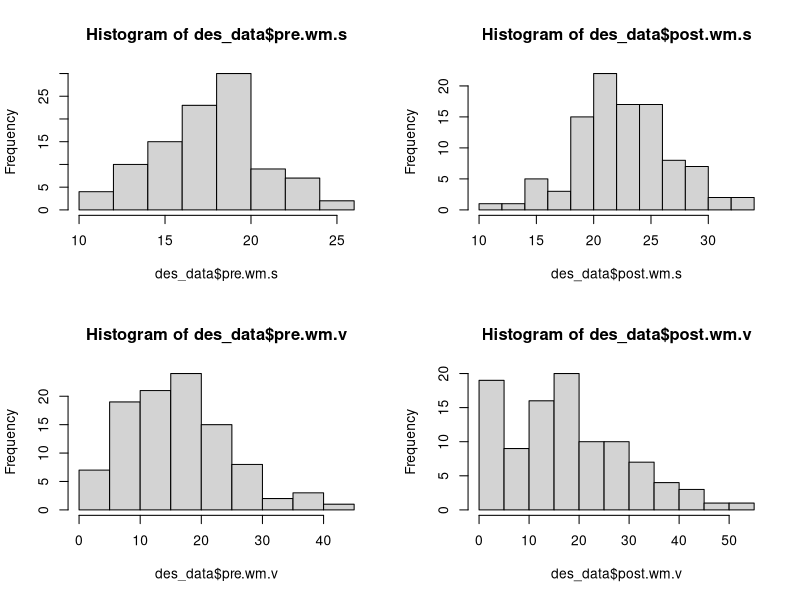
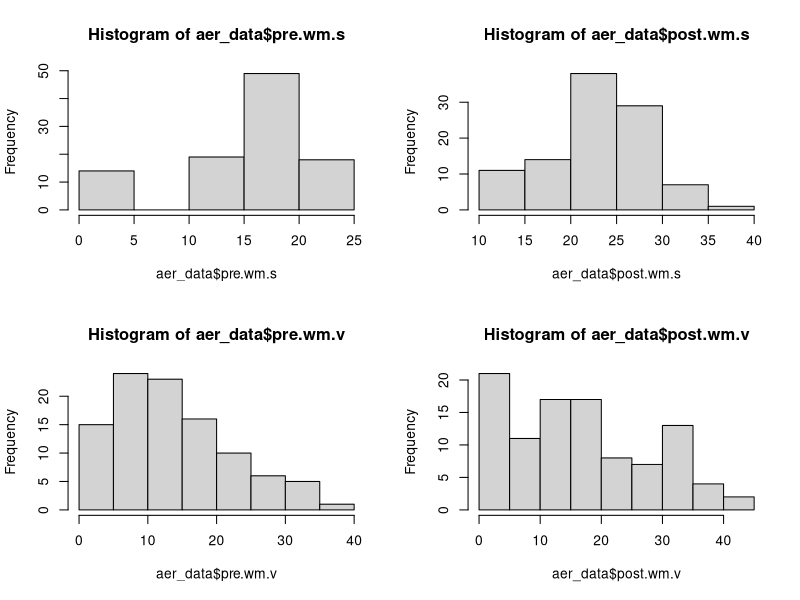

Generate these figures, in order, with R:
library(psych)
setwd("~/projects/statistics-one/homework1")

des_data <- read.table("des.txt", header=T)
aer_data <- read.table("aer.txt", header=T)
class(des_data)
names(aer_data)
layout (matrix(c(1,2,3,4),2,2,byrow=TRUE))
hist (des_data$pre.wm.s)
hist (des_data$post.wm.s)
hist (des_data$pre.wm.v)
hist (des_data$post.wm.v)
describe(des_data)

class (aer_data)
names (aer_data)
layout (matrix(c(1,2,3,4),2,2,byrow=TRUE))
hist (aer_data$pre.wm.s)
hist (aer_data$post.wm.s)
hist (aer_data$pre.wm.v)
hist (aer_data$post.wm.v)
describe(aer_data)


